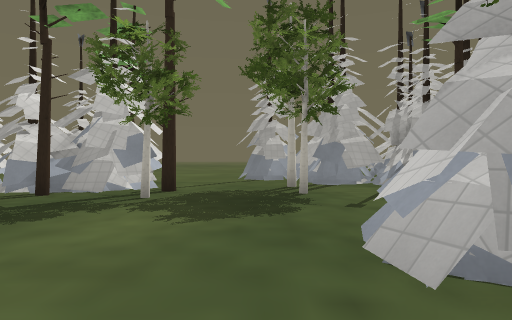
View 1 (above)

24 first-person views from a walk through a Godot game level. The camera is 1.3 m above the floor, looks level and sees 75° across. Doors that lead somewhere are drawn open, without their leaves. The floor is counted in squares, 2 m on a side. Each view is taken from the middle of a square. On the plan, view 1 faces up. The plan holds only what a view shows up to about 10 squares ahead; the rest is blank. The place goes on beyond the plan. Some surface patterns are stand-ins.

View 2
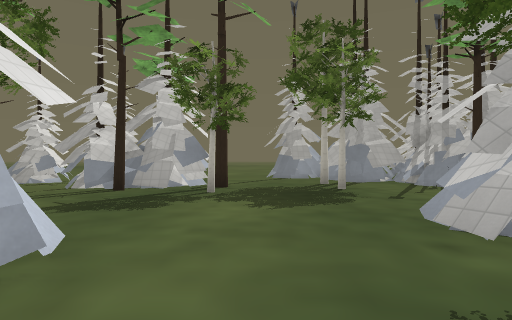

View 3
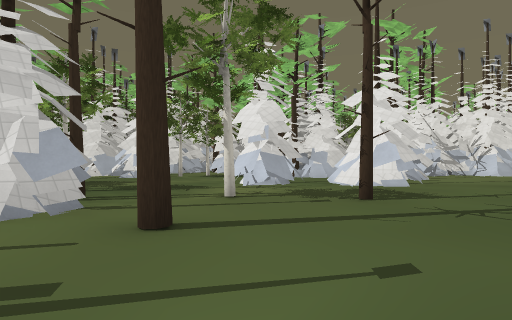

View 4
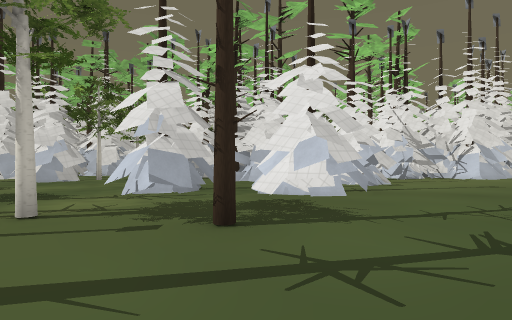

View 5
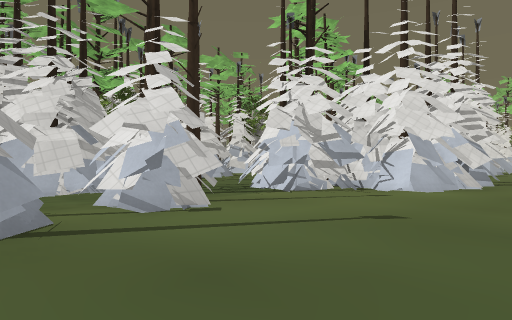

View 6
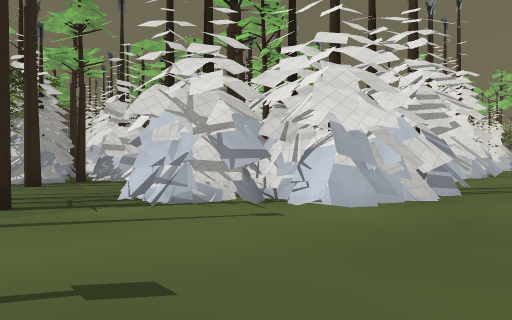

View 7
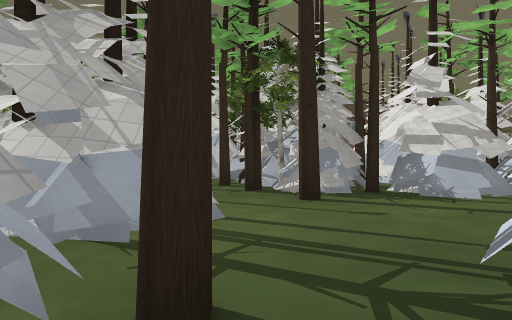

View 8
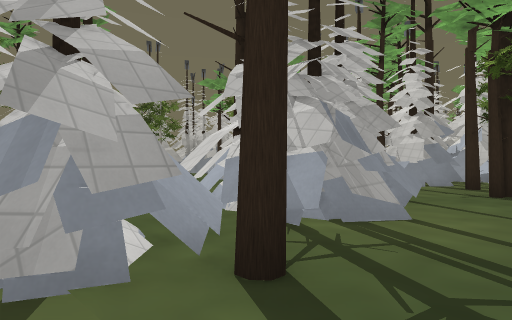

View 9
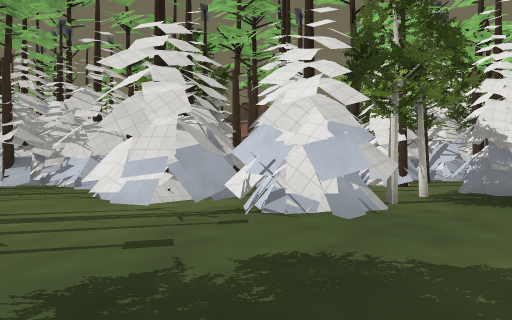

View 10
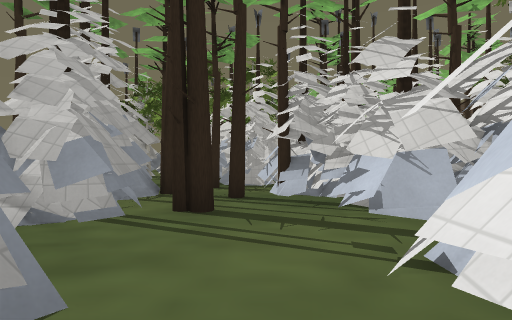

View 11
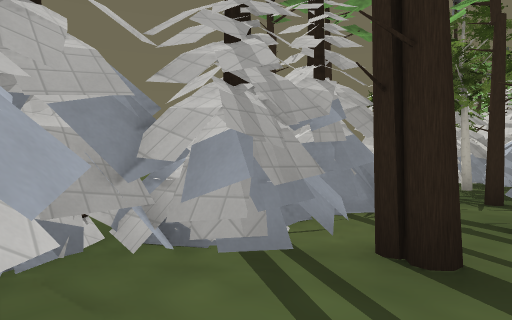

View 12
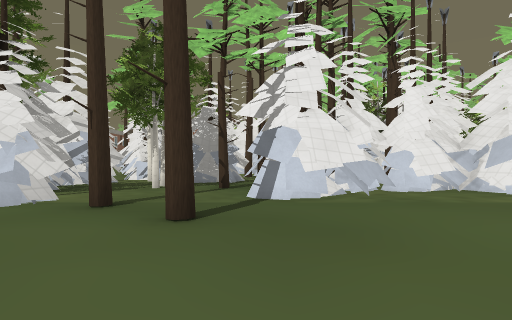

View 13
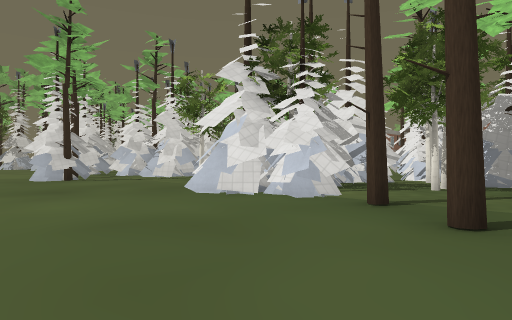

View 14
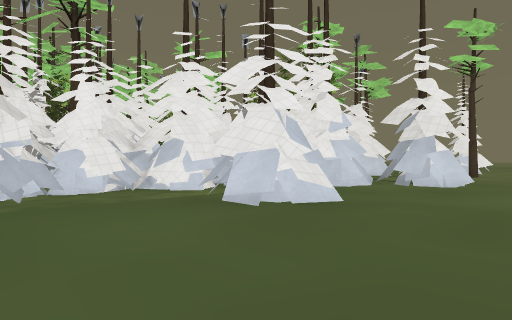

View 15
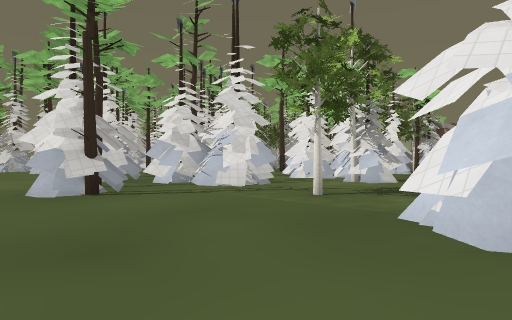

View 16
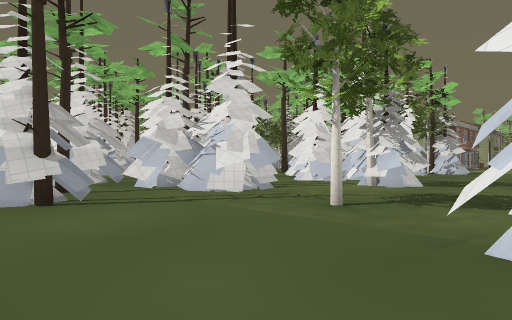

View 17
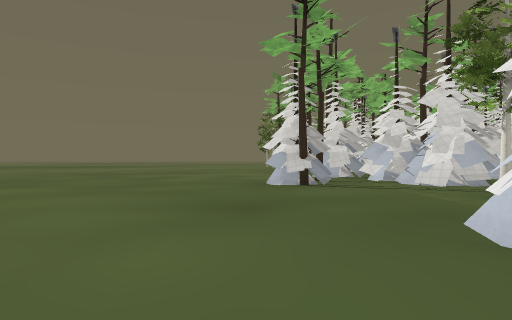

View 18
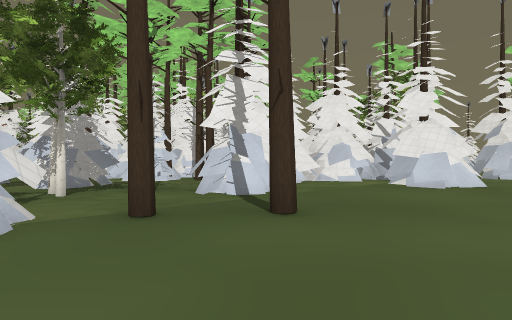

View 19
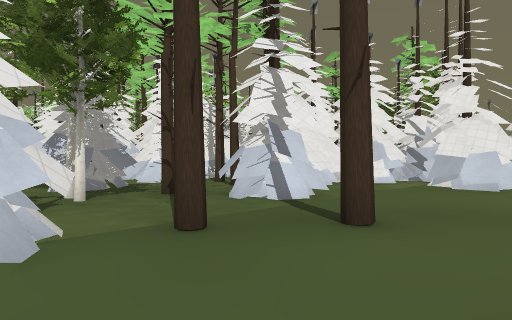

View 20
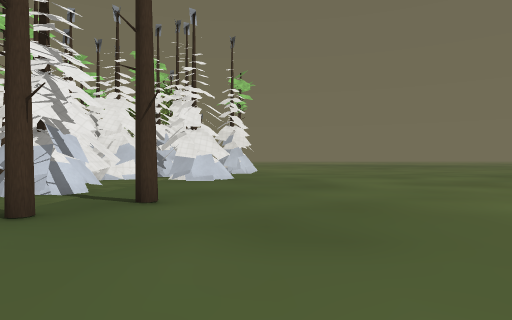

View 21
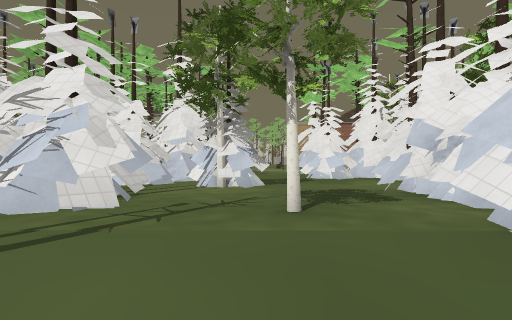

View 22
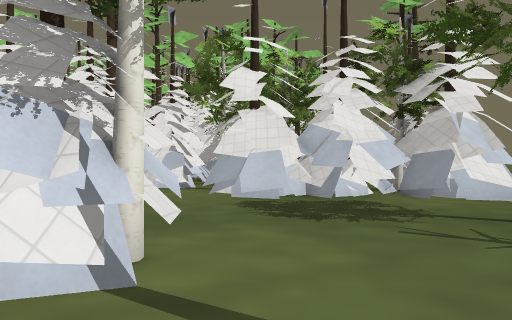

View 23
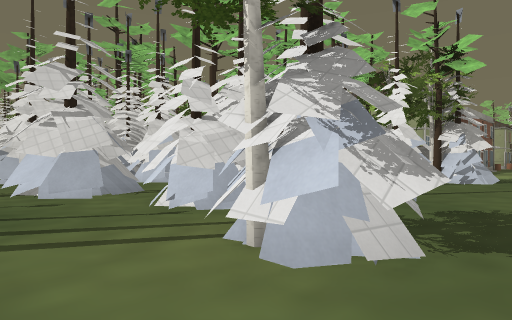

View 24
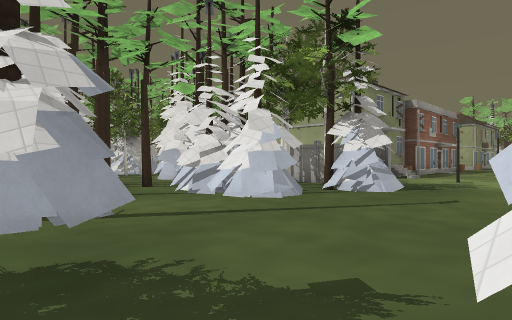

### Floor plan
Key: @ floor where view 1 was taken; # wall or solid block; x gap in a wall; . main floor; : floor 0.25 m higher than the main floor; T pine tree; F fence.
Columns run from 10 left of view 1 to 25 right of it. Each row starts with its distance up from view 1.
 15                 ...................
 14           .........................
 13           ##........................
 12            #....#................T .
 11            ######.....T...:#.....#T.
 10         ...######..##..T####........
  9   ##    ...#######.###...###..#.####
  8 .....  #...#.#########....##....###
  7 ...Tx###T....######T..T..###.....#
  6 ......T.......T..T...T#..###........
  5 ...................T########..####.#
  4 .....#........##.##T## ###....######
  3 ...T.......#####.####    T......##
  2 ......##...#######          ....###
  1 ......##...#  .#            #.....
  0  ..####...@.. ##             .......
 -1 ...## .......                ...###x
 -2 ....x..#T ##T#               ...##
 -3 ....####   ####              ...T  T
 -4 ....##.###..T#               ..## TT
 -5 .....T.....T##               ...FFF
 -6 .....x...T###                ...
 -7 ....###....T#                 ..
 -8 ...## ##..###                 .#
 -9  .### T  .####
-10  .#   T
-11  .#
-12  .#          T#
-13  ..          T
-14  ..
-15   .#

Where each view was taken, in squares from view 1:
view 1: 0 up, 0 right, facing up
view 2: 1 down, 1 left, facing up
view 3: 8 up, 10 left, facing down-right
view 4: 5 up, 10 left, facing down-right
view 5: 1 down, 10 left, facing down-right
view 6: 4 down, 10 left, facing down-right
view 7: 5 down, 6 left, facing right
view 8: 6 down, 6 left, facing up-right
view 9: 6 up, 1 left, facing down-right
view 10: 5 up, 3 right, facing right
view 11: 5 up, 5 right, facing up-right
view 12: 15 up, 11 right, facing down
view 13: 15 up, 11 right, facing down-right
view 14: 15 up, 10 right, facing down-left
view 15: 14 up, 16 right, facing down-right
view 16: 13 up, 17 right, facing down-right
view 17: 13 up, 14 right, facing right
view 18: 14 up, 15 right, facing down-left
view 19: 13 up, 15 right, facing down-left
view 20: 13 up, 17 right, facing left
view 21: 13 up, 20 right, facing down
view 22: 6 up, 23 right, facing left
view 23: 7 up, 19 right, facing down-right
view 24: 3 up, 18 right, facing down-right
